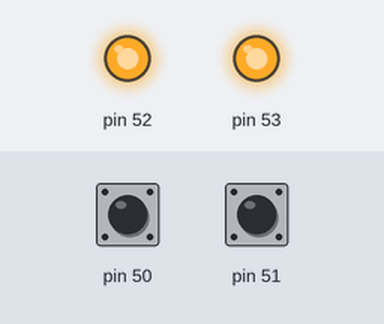
Bench run of a sketch on a simulated Arduino Mega 2560, built with avr-gcc and run on an emulated ATmega2560. On the bench: output pins drawn as LEDs (lit = HIGH). The test bench sets the inputs (shaded band); at power-on: pin 50 HIGH, pin 51 HIGH.

Above: at 1.2 s.
1.3 s: pin 50 pulled LOW for 0.15 s
At 1.37 s:
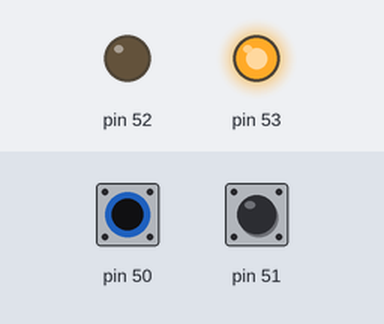
2.9 s: pin 51 pulled LOW for 0.15 s
At 2.97 s:
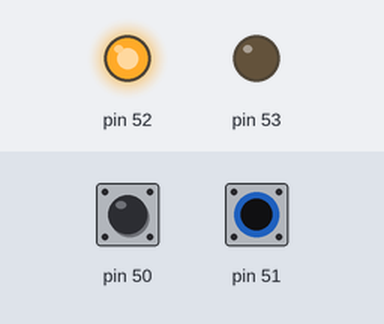
4.5 s: pin 51 pulled LOW for 3.2 s
At 8.4 s:
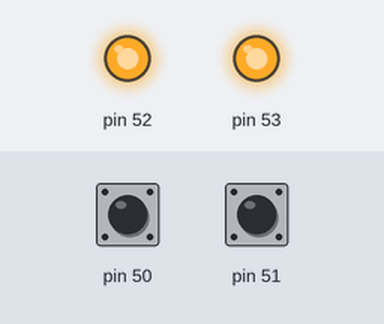
9.2 s: pin 50 pulled LOW for 3.2 s
At 9.6 s:
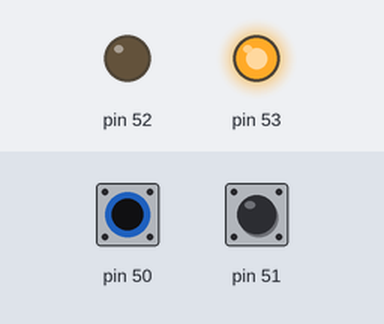
13.9 s: pin 50 driven LOW and pin 51 driven LOW
At 14.3 s:
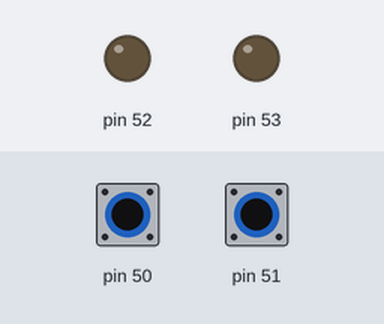
Timing chart, 0 to 16.4 s (numbered marks = the images above; inputs shaded):
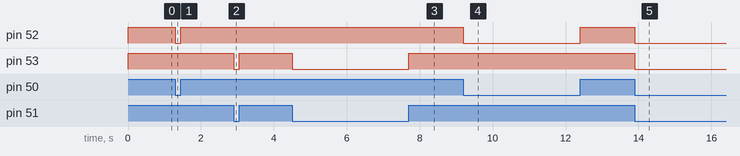

Measured:
- after the input at 1.3 s, pin 52: HIGH → LOW at once, → HIGH 0.15 s later
- after the input at 2.9 s, pin 53: HIGH → LOW at once, → HIGH 0.15 s later
- after the input at 4.5 s, pin 53: HIGH → LOW at once, → HIGH 3.2 s later
- after the input at 9.2 s, pin 52: HIGH → LOW at once, → HIGH 3.2 s later
- after the input at 13.9 s, pin 52, pin 53: HIGH → LOW at once

The sketch:

Receiver.ino
```cpp
void setup() {
  Serial.begin(9600);
  pinMode(50, INPUT_PULLUP);
  pinMode(52, OUTPUT);
  pinMode(51, INPUT_PULLUP);
  pinMode(53, OUTPUT);
}

void loop() {
  digitalWrite(52,digitalRead(50));
  digitalWrite(53,digitalRead(51));
}
```
